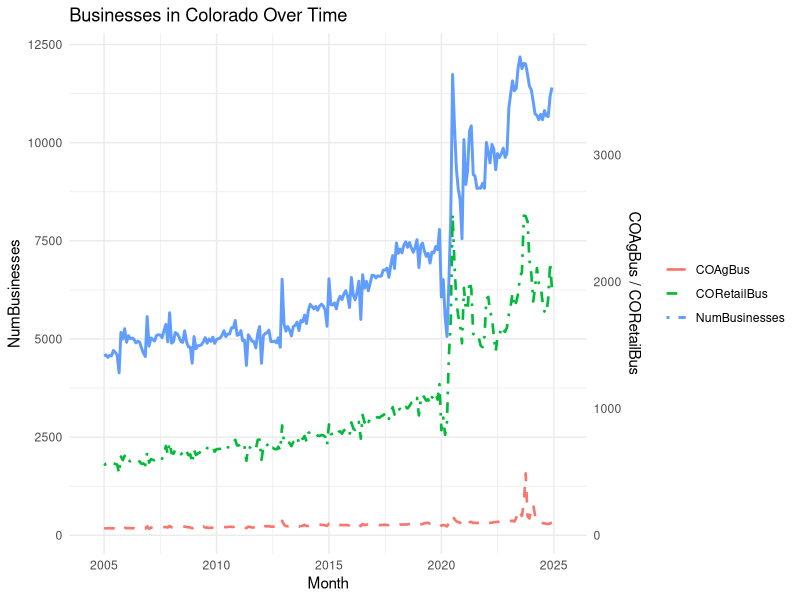

Source code (R):
# Load required libraries
library(tidyverse)
library(lubridate)

theme_set(theme_minimal())

# Data
df <- readr::read_csv("../data/lecture01data.csv") |>
  mutate(Date = make_date(year = Year, month = Month, day = 1))

# (Optional) scale the secondary axis so lines share a similar range
rng1  <- range(df$NumBusinesses, na.rm = TRUE)
rng2  <- range(c(df$COAgBus, df$CORetailBus), na.rm = TRUE)
scale <- diff(rng1) / diff(rng2)

glimpse(df)

# (Optional) scale the secondary axis so lines share a similar range
rng1  <- range(df$NumBusinesses, na.rm = TRUE)
rng2  <- range(c(df$COAgBus, df$CORetailBus), na.rm = TRUE)
scale <- diff(rng1) / diff(rng2)

# Plot
ggplot(df, aes(x = Date)) +
  geom_line(aes(y = NumBusinesses, color = "NumBusinesses"), linewidth = 1) +
  geom_line(aes(y = COAgBus * scale, color = "COAgBus"), linewidth = 0.9, linetype = "dashed") +
  geom_line(aes(y = CORetailBus * scale, color = "CORetailBus"), linewidth = 0.9, linetype = "dotdash") +
  scale_y_continuous(
    name = "NumBusinesses",
    sec.axis = sec_axis(~ . / scale, name = "COAgBus / CORetailBus")
  ) +
  labs(x = "Month", color = NULL, title = "Businesses in Colorado Over Time") +
  guides(color = guide_legend(override.aes = list(linetype = c("solid","dashed","dotdash"))))